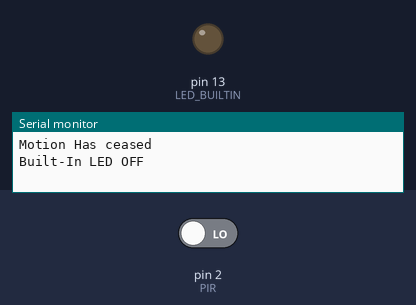
Simulated run of this sketch. Board: Arduino Uno, built with avr-gcc and run on an emulated ATmega328P. Shown: output pins drawn as LEDs (lit = HIGH), the last lines printed to the serial monitor. The inputs (shaded band) are chosen by the test bench; at power-on: pin 2 (PIR) LOW.

Above: at 2.8 s.
2.9 s: pin 2 (PIR) driven HIGH
At 3.9 s:
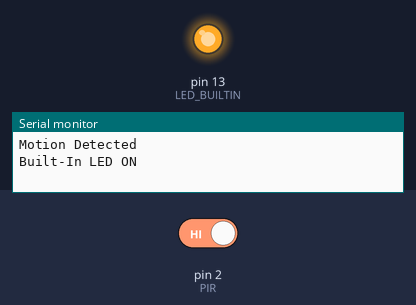
4.5 s: pin 2 (PIR) driven LOW
At 5.5 s:
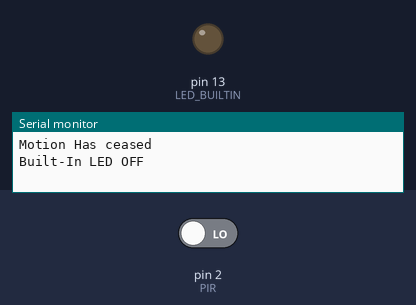
Timing chart, 0 to 7.5 s (numbered marks = the images above; inputs shaded):
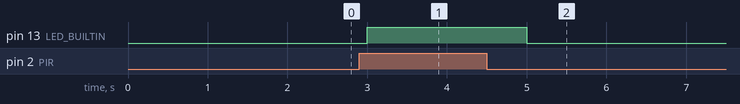

Measured:
- after the input at 2.9 s, pin 13 (LED_BUILTIN): LOW → HIGH after 0.10 s
- after the input at 4.5 s, pin 13 (LED_BUILTIN): HIGH → LOW after 0.50 s

The sketch:

Task_M1_T1P.ino
```cpp
#define PIR 2

int input = 0;

void setup() {
  Serial.begin(9600);
  Serial.println("Program Running...");
  pinMode(LED_BUILTIN, OUTPUT);
  pinMode(PIR, INPUT);

}

void loop() {
  input = digitalRead(PIR);
  if(input){
    digitalWrite(LED_BUILTIN, HIGH);
    Serial.println("Motion Detected");
    Serial.println("Built-In LED ON");
    Serial.println(" ");
  } else {
    digitalWrite(LED_BUILTIN, LOW);
    Serial.println("Motion Has ceased");
    Serial.println("Built-In LED OFF");
    Serial.println(" ");
  }

  delay(1000);

}
```
